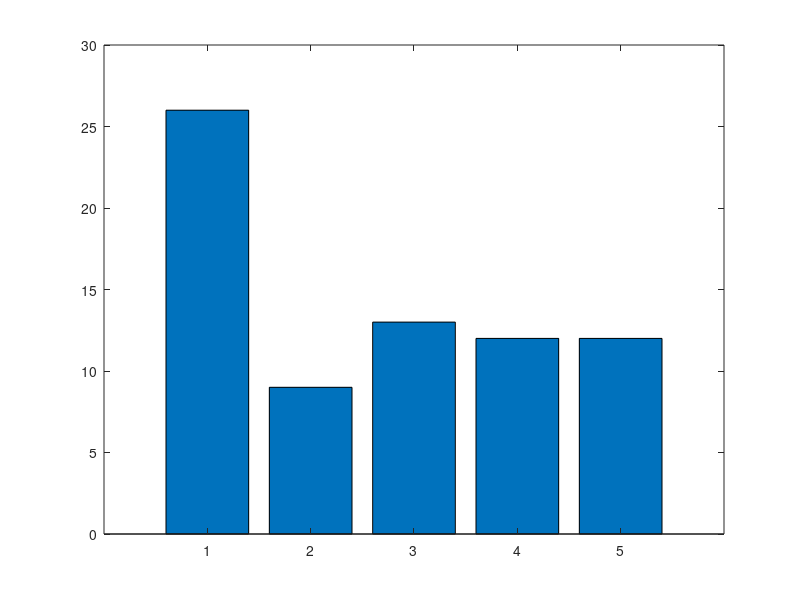

Source code (MATLAB):
clear all, clc, close all

data = [
    1 1 1 2 2 3 3 4 5;
1 1 2 2 2 3 4 5 5;
2 2 2 3 3 4 4 6 6;
2 2 3 3 4 4 6 6 6;
3 3 1 1 12 7 7 7 7;
11 12 12 12 12 7 7 7 7;
9 9 9 10 10 8 8 8 8;
9 9 10 10 10 10 9 9 9
]

hist_data = hist(data(:),5);

figure, bar(hist_data)